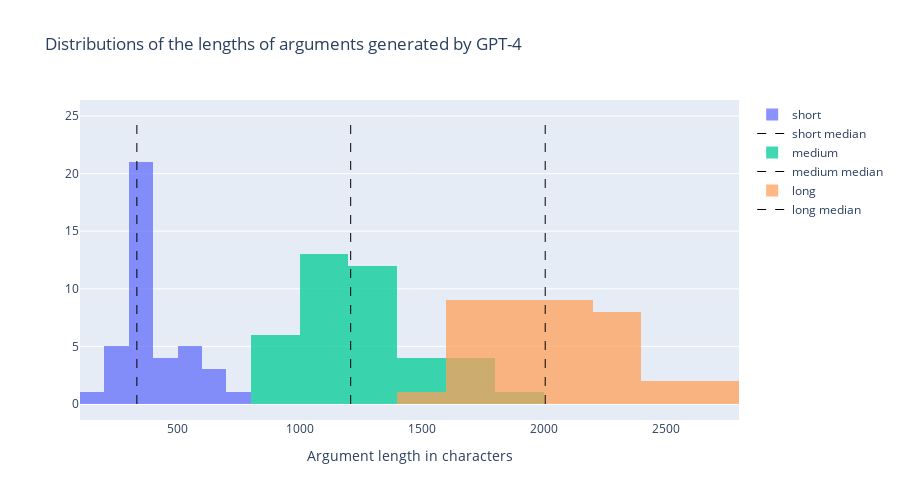

Notebook code cell kept with this figure:
### Code cell
argument_length_traces = []
argument_length_medians = {}
for requested_response_length in ["short", "medium", "long"]:
    data = SelectedOptionArgumentResponses[
        SelectedOptionArgumentResponses["requested_response_length"]
        == requested_response_length
    ]["argument"].str.len()
    argument_length_traces.append(
        go.Histogram(
            x=data,
            name=requested_response_length,
            opacity=0.75,
            nbinsx=10,
        )
    )
    # Add a vertical line for the median
    argument_length_median = np.median(data)
    argument_length_medians[requested_response_length] = argument_length_median
    argument_length_traces.append(
        go.Scatter(
            x=[argument_length_median, argument_length_median],
            y=[0, 25],
            mode="lines",
            name=f"{requested_response_length} median",
            showlegend=True,
            line=dict(color="black", width=1, dash="dash"),
        )
    )

layout = go.Layout(
    title="Distributions of the lengths of arguments generated by GPT-4",
    xaxis=dict(title="Argument length in characters"),
    barmode="overlay",
    autosize=True,
    height=500,
)
fig = go.Figure(data=argument_length_traces, layout=layout)
fig.show()
fig.write_html("../plots/argument_length_distributions.html")

### Figure 1 — Plotly figure (JSON) as saved in the notebook; plotly's stock layout.template omitted (floating-point values rounded to 4 significant figures)
{"data": [{"name": "short", "nbinsx": 10, "opacity": 0.75, "type": "histogram", "x": [319, 309, 536, 618, 489, 172, 300, 331, 300, 205, 294, 271, 627, 574, 630, 576, 319, 324, 733, 480, 536, 332, 399, 357, 320, 278, 301, 277, 328, 557, 454, 368, 413, 329, 356, 314, 333, 367, 373, 327]}, {"line": {"color": "black", "dash": "dash", "width": 1}, "mode": "lines", "name": "short median", "showlegend": true, "type": "scatter", "x": [332.5, 332.5], "y": [0, 25]}, {"name": "medium", "nbinsx": 10, "opacity": 0.75, "type": "histogram", "x": [1378, 1279, 1192, 1143, 1196, 996, 1055, 1134, 904, 996, 848, 1253, 1359, 1177, 1122, 1871, 1152, 1333, 1326, 1327, 1759, 1550, 1682, 1778, 874, 1110, 1097, 1374, 1334, 1594, 1450, 1667, 1153, 1207, 1319, 1587, 1122, 1210, 1030, 847]}, {"line": {"color": "black", "dash": "dash", "width": 1}, "mode": "lines", "name": "medium median", "showlegend": true, "type": "scatter", "x": [1208.0, 1208.0], "y": [0, 25]}, {"name": "long", "nbinsx": 10, "opacity": 0.75, "type": "histogram", "x": [2301, 2067, 2178, 1730, 2585, 2548, 1608, 2265, 2246, 2621, 2358, 2636, 2077, 2257, 2049, 2349, 1740, 2078, 1777, 1998, 2340, 2077, 2138, 1758, 1847, 1823, 1665, 1979, 1850, 1740, 1935, 1828, 2362, 2002, 2009, 1983, 1936, 1745, 1661, 1551]}, {"line": {"color": "black", "dash": "dash", "width": 1}, "mode": "lines", "name": "long median", "showlegend": true, "type": "scatter", "x": [2006.0, 2006.0], "y": [0, 25]}], "layout": {"autosize": true, "barmode": "overlay", "height": 500, "title": {"text": "Distributions of the lengths of arguments generated by GPT-4"}, "xaxis": {"title": {"text": "Argument length in characters"}}}}
